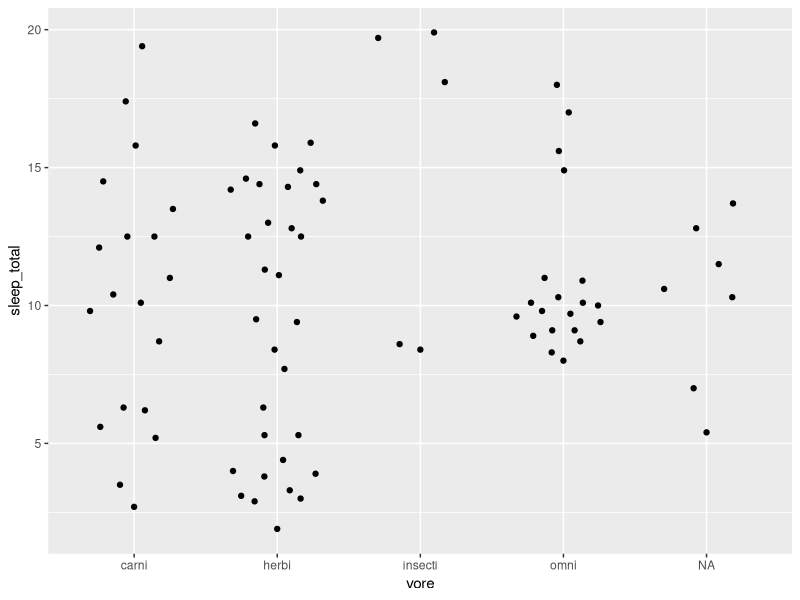
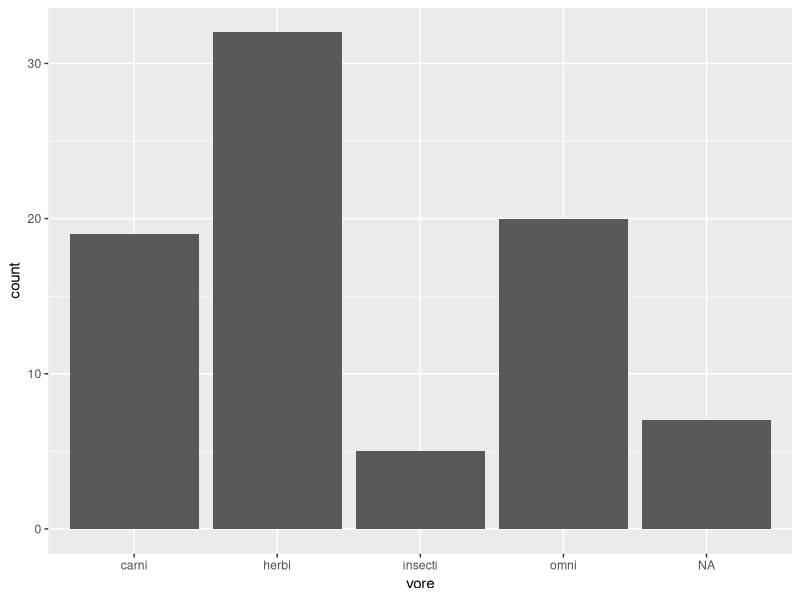
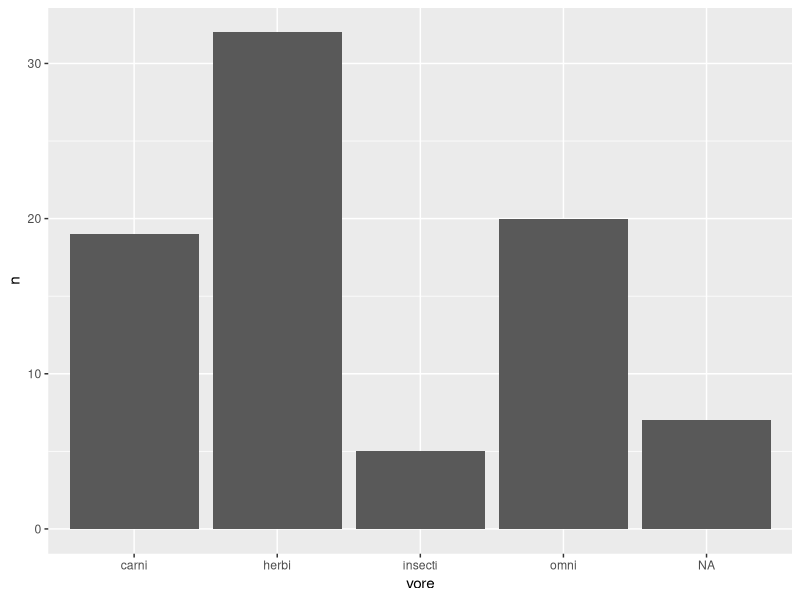
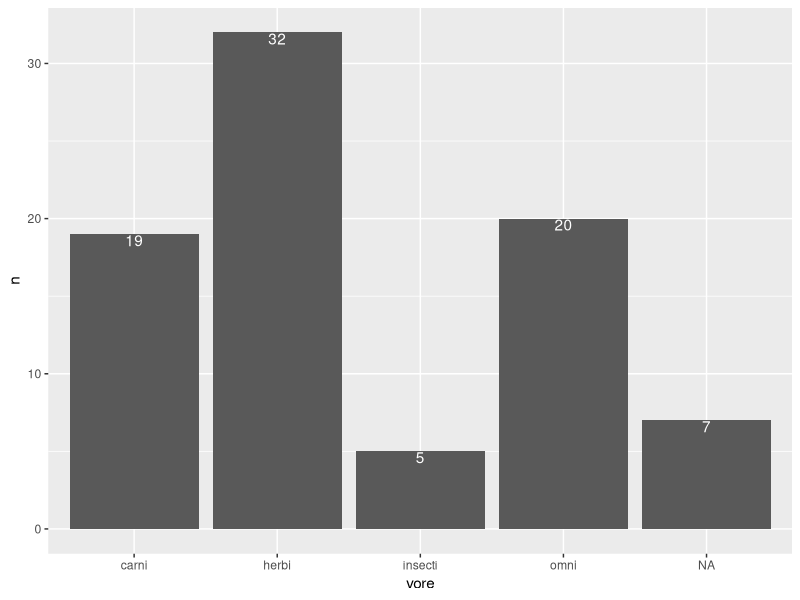
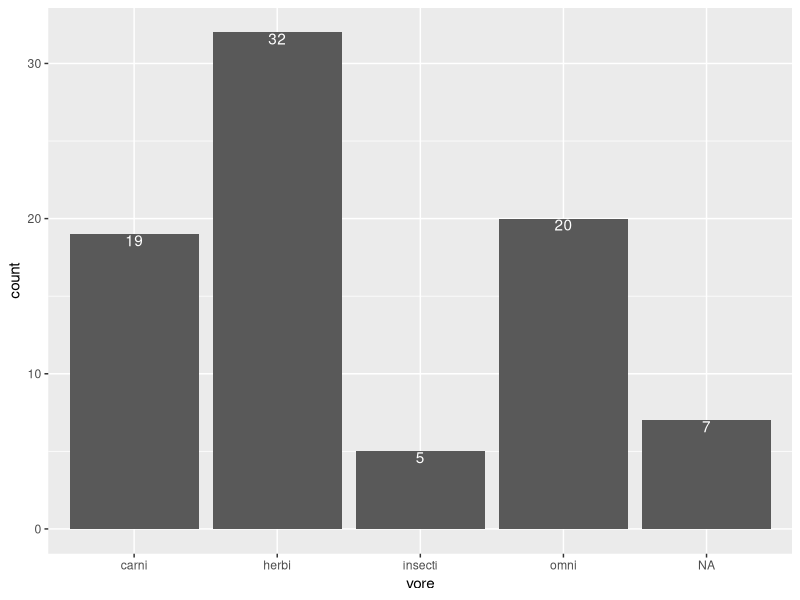
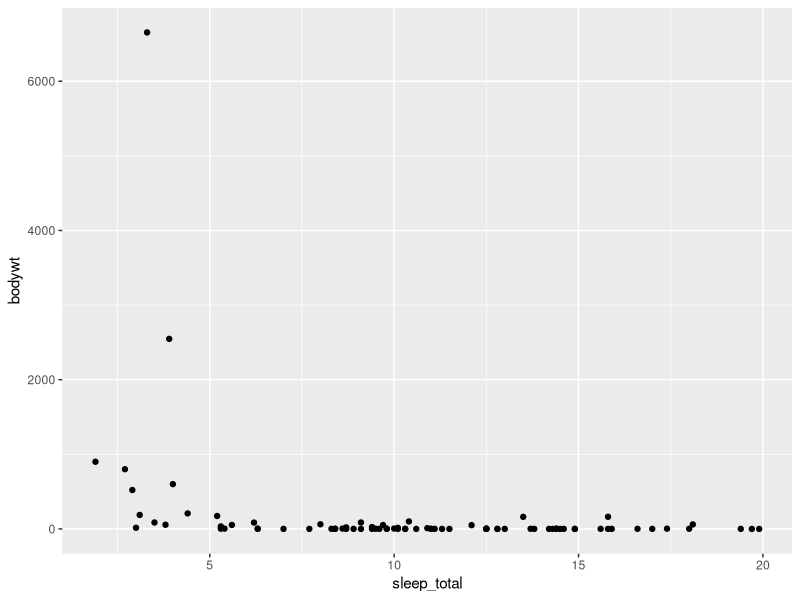
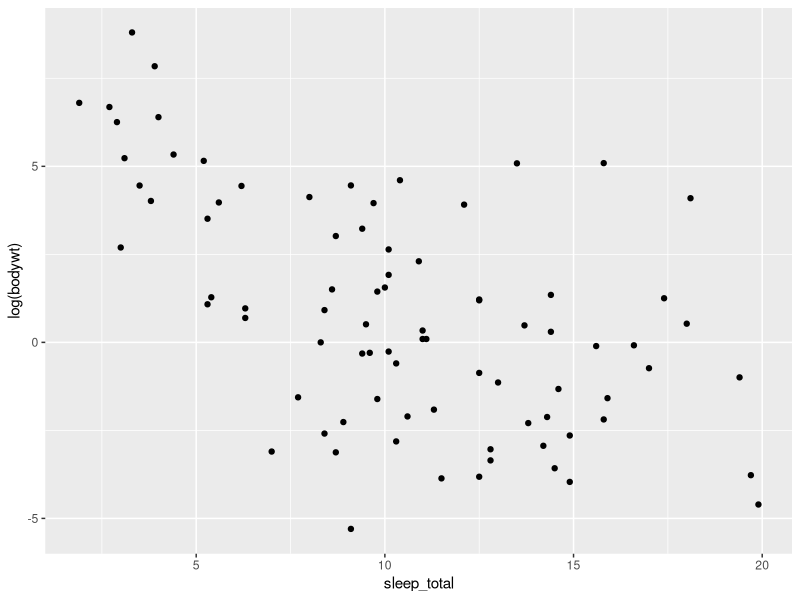
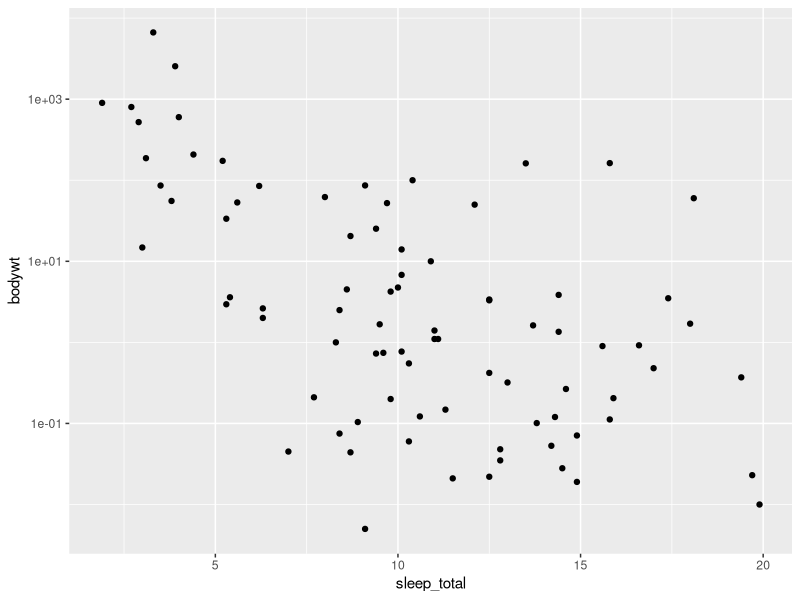

These figures' R source, in order:
library(ggplot2)
library(dplyr)

msleep
lapply(msleep, function(i) sum(is.na(i)))

set.seed(1)
library(ggbeeswarm)
ggplot(msleep, aes(x = vore, y = sleep_total)) +
  geom_quasirandom()

ggplot(msleep, aes(x = vore)) +
  geom_bar(stat = "count")

msleep_counted <- msleep %>% 
  group_by(vore) %>% 
  summarise(n = length(vore))

ggplot(msleep_counted, aes(x = vore, y = n)) +
  geom_bar(stat = "identity")

# stat a dodawanie nowych geometrii
ggplot(msleep_counted, aes(x = vore, y = n, label = n)) +
  geom_bar(stat = "identity") +
  geom_text(color = "white", vjust = 1)

ggplot(msleep, aes(x = vore, label = ..count..)) +
  geom_bar(stat = "count") +
  geom_text(stat = "count", color = "white", vjust = 1)

ggplot(msleep, aes(x = sleep_total, y = bodywt)) +
  geom_point()

ggplot(msleep, aes(x = sleep_total, y = log(bodywt))) +
  geom_point()

ggplot(msleep, aes(x = sleep_total, y = bodywt)) +
  geom_point() +
  scale_y_log10()

ggplot(msleep, aes(x = sleep_total, y = bodywt, color = vore)) +
  geom_point() +
  scale_y_log10()

ggplot(msleep, aes(x = sleep_total, y = bodywt, fill = vore, alpha = ..level..)) +
  stat_density2d(geom = "polygon", color = "black", contour = TRUE) +
  scale_y_log10()

ggplot(msleep, aes(x = sleep_total, y = bodywt, fill = vore)) +
  stat_bin_2d() +
  scale_y_log10()

ggplot(msleep, aes(x = sleep_total, y = bodywt, fill = vore)) +
  stat_bin_hex() +
  scale_y_log10()

ggplot(msleep, aes(x = sleep_total, y = bodywt)) +
  geom_point() +
  geom_smooth() +
  scale_y_log10()

ggplot(filter(msleep, vore != "insecti"), aes(x = sleep_total, y = bodywt, color = vore)) +
  geom_point() +
  geom_smooth() +
  scale_y_log10()

ggplot(filter(msleep, vore != "insecti"), aes(x = sleep_total, y = bodywt, color = vore)) +
  geom_point() +
  geom_smooth() +
  scale_y_log10() +
  facet_wrap(~ vore)

ggplot(filter(msleep, vore != "insecti"), aes(x = sleep_total, y = bodywt, color = vore)) +
  geom_point() +
  geom_smooth() +
  scale_y_log10() +
  facet_wrap(~ vore, scales = "free_y")

ggplot(filter(msleep, vore != "insecti"), aes(x = sleep_total, y = bodywt, color = vore)) +
  geom_point() +
  geom_smooth() +
  scale_y_log10() +
  facet_wrap(~ vore, scales = "free_x")

ggplot(filter(msleep, vore != "insecti"), aes(x = sleep_total, y = bodywt, color = vore)) +
  geom_point() +
  geom_smooth() +
  scale_y_log10() +
  facet_wrap(~ vore, scales = "free")

ggplot(msleep, aes(x = vore)) +
  geom_bar() +
  facet_wrap(~ order)

ggplot(msleep, aes(x = sleep_total)) +
  geom_histogram()

ggplot(msleep, aes(x = sleep_total)) +
  geom_density() 

ggplot(msleep, aes(x = sleep_total, fill = vore)) +
  geom_density(alpha = 0.2)

ggplot(msleep, aes(x = sleep_total, fill = vore)) +
  geom_density() +
  facet_wrap(~ vore, ncol = 1)

# devtools::install_github("thomasp85/patchwork")
# http://www.gersonides.com/static/images/scat.png
# ggplot(msleep, aes(x = sleep_total, y = bodywt)) 
# wykresy gestosci sleep_total i bodywt, zaznaczone kolorem vore

p_main <- ggplot(msleep, aes(x = sleep_total, y = bodywt, color = vore)) +
  geom_point() +
  scale_y_log10()

p_dens_sleep <- ggplot(msleep, aes(x = sleep_total, fill = vore)) +
  geom_density(alpha = 0.2) +
  scale_x_continuous("")

p_dens_bodywt <- ggplot(msleep, aes(x = bodywt, fill = vore)) +
  geom_density(alpha = 0.2) +
  scale_x_log10("") +
  coord_flip()

get_legend <- function(gg_plot) {
  grob_table <- ggplotGrob(gg_plot)
  # gtable from gtable package
  # names(grob_table[["grobs"]]) does not work!
  grob_table[["grobs"]][[which(sapply(grob_table[["grobs"]], function(x) x[["name"]]) == "guide-box")]]
}

library(patchwork)
(p_dens_sleep + get_legend(p_dens_sleep) + 
    p_main + p_dens_bodywt) * theme_bw() * theme(legend.position = "none") + 
    plot_layout(ncol = 2, nrow = 2, heights = c(0.3, 0.7), widths = c(0.7, 0.3))
  

